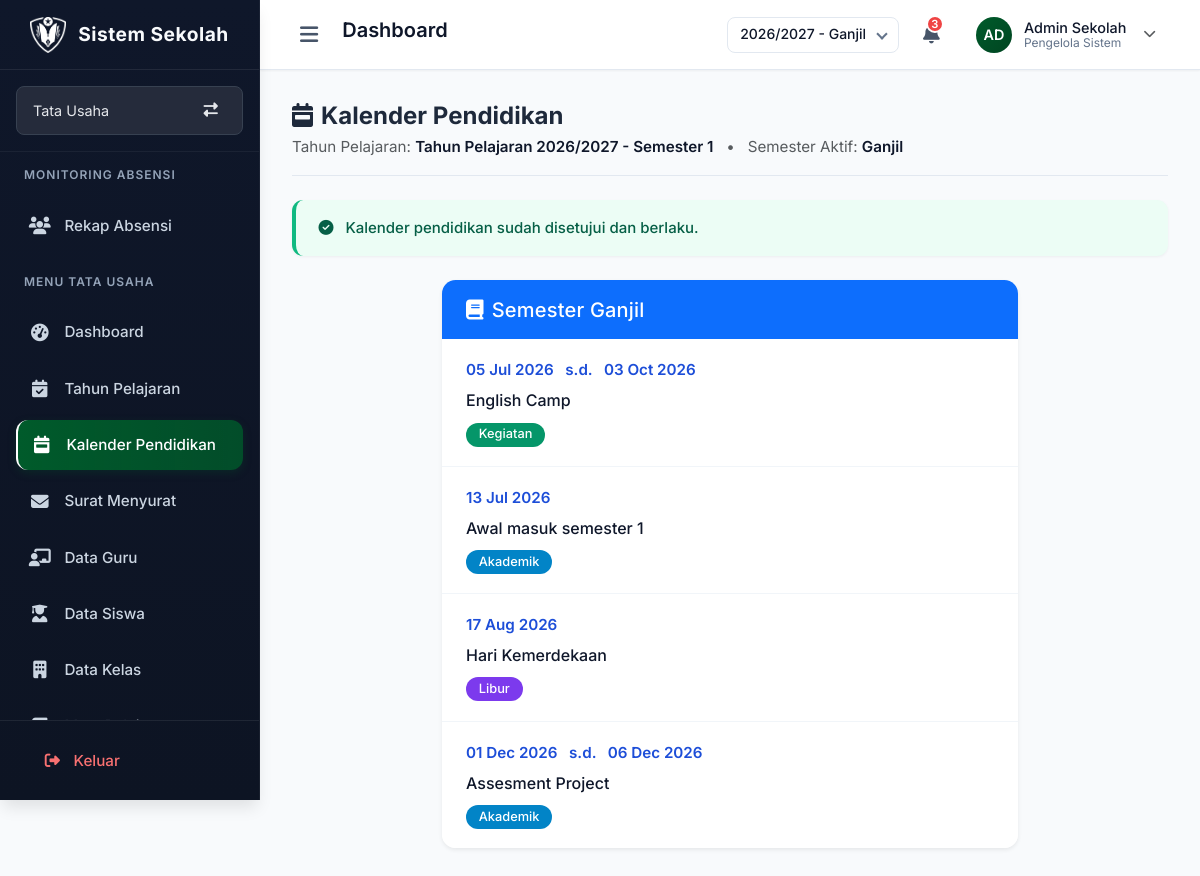
The app's page /kalender-sekolah/ (signed in) with its own data.
### models.py (models this page shows, shortened)
class User(db.Model):
    __tablename__ = 'users'
    id = db.Column(db.Integer, primary_key=True, autoincrement=True)
    username = db.Column(db.String(50), unique=True, nullable=False)
    password_hash = db.Column(db.String(255), nullable=False)
    guru_id = db.Column(db.Integer, db.ForeignKey('guru.id'), nullable=True, unique=True)
    siswa_id = db.Column(db.Integer, db.ForeignKey('siswa.id'), nullable=True, unique=True)
    jabatan = db.Column(db.String(50))
    tugas_tambahan = db.Column(db.Text)
    aktif = db.Column(db.Boolean, default=True)
    __table_args__ = (
        CheckConstraint(
            "(guru_id IS NOT NULL AND siswa_id IS NULL) OR (guru_id IS NULL AND siswa_id IS NOT NULL) OR (guru_id IS NULL AND siswa_id IS NULL)",
            name='_satu_saja_guru_atau_siswa'
        ),
    )

class TahunPelajaran(db.Model):
    __tablename__ = 'tahun_pelajaran'
    id = db.Column(db.Integer, primary_key=True)
    kode = db.Column(db.String(20), unique=True, nullable=False)
    nama = db.Column(db.String(80), nullable=False)
    tahun_mulai = db.Column(db.Integer, nullable=False)
    tahun_selesai = db.Column(db.Integer, nullable=False)
    semester = db.Column(db.Integer, nullable=False)
    aktif = db.Column(db.Boolean, default=False)
    tanggal_mulai = db.Column(db.Date, nullable=False)
    tanggal_selesai = db.Column(db.Date, nullable=False)

class KalenderPendidikan(db.Model):
    __tablename__ = 'kalender_pendidikan'
    id = db.Column(db.Integer, primary_key=True, autoincrement=True)
    nama_kegiatan = db.Column(db.String(200), nullable=False)
    tanggal_mulai = db.Column(db.Date, nullable=False)
    tanggal_selesai = db.Column(db.Date, nullable=False)
    semester = db.Column(db.String(10), nullable=False)
    jenis = db.Column(db.String(30), nullable=False)
    tahun_pelajaran_id = db.Column(db.Integer, db.ForeignKey('tahun_pelajaran.id'), nullable=False)
    disetujui = db.Column(db.Boolean, default=False)
    tahun_pelajaran = db.relationship('TahunPelajaran', backref=db.backref('daftar_kegiatan', lazy=True))

### routes/kalender_pendidikan.py (the view)
@kalender_bp.route('/kalender-sekolah/')
def halaman_kalender():
    if not session.get('logged_in'):
        return redirect(url_for('login.halaman_login'))
    user_id = session.get('user_id')
    user = User.query.get(user_id)
    if not user:
        flash("Sesi tidak valid, silakan login kembali", "danger")
        return redirect(url_for('login.halaman_login'))
    halaman_aktif = session.get('halaman_aktif', 'utama')
    asal = request.args.get('asal', '')
    if asal == 'dashboard':
        if halaman_aktif == 'utama' and user.jabatan == 'Guru':
            active_page = 'dashboard_guru'
        else:
            active_page = 'dashboard'
    else:
        active_page = 'kalender'
    tp_dipilih = TahunPelajaran.query.filter_by(kode=g.tahun_pelajaran).first() if g.tahun_pelajaran else None
    daftar_kegiatan = []
    sudah_disetujui = False
    semester_aktif = None
    if tp_dipilih:
        daftar_kegiatan = KalenderPendidikan.query.filter_by(
            tahun_pelajaran_id = tp_dipilih.id
        ).order_by(KalenderPendidikan.tanggal_mulai).all()
        sudah_disetujui = all(keg.disetujui for keg in daftar_kegiatan) if daftar_kegiatan else False
        semester_aktif = 'ganjil' if tp_dipilih.semester == 1 else 'genap'
    return render_template(
        'umum/kalender_pendidikan.html',
        halaman_aktif = halaman_aktif,
        active_page = active_page,  # ✅ Gunakan nilai yang sudah disesuaikan
        user = user,
        tahun_pelajaran = tp_dipilih.nama if tp_dipilih else 'Belum ditentukan',
        semester_aktif = semester_aktif,
        daftar_kegiatan = daftar_kegiatan,
        disetujui = sudah_disetujui,
        bisa_kelola = bisa_kelola(user, halaman_aktif),
        bisa_setujui = bisa_setujui(user)
    )

### templates/umum/kalender_pendidikan.html (shortened to what this page needs)
{% extends "layout.html" %}
{% block extra_css %}
<link rel="stylesheet" href="{{ url_for('static', filename='css/umum/kalender_pendidikan.css') }}">
{% endblock %}
{% block content %}
<div class="container-fluid px-4">
  <div class="d-flex justify-content-between align-items-center my-4 kalender-header">
    <div>
      <h2 class="mb-1"><i class="fas fa-calendar-week me-2"></i>Kalender Pendidikan</h2>
      <p class="text-muted mb-0">
        Tahun Pelajaran: <strong>{{ tahun_pelajaran }}</strong>
        {% if semester_aktif %}
          &nbsp; • &nbsp; Semester Aktif: <strong>{{ 'Ganjil' if semester_aktif == 'ganjil' else 'Genap' }}</strong>
        {% endif %}
      </p>
    </div>
  </div>
  <div class="alert {% if disetujui %}alert-success{% else %}alert-warning{% endif %} mb-4 status-kalender">
    {% if disetujui %}
      <i class="fas fa-check-circle me-2"></i> Kalender pendidikan sudah disetujui dan berlaku.
    {% else %}
      <i class="fas fa-exclamation-triangle me-2"></i> Kalender masih berupa draf, belum disahkan.
    {% endif %}
  </div>
  <div class="row g-4 justify-content-center">
    {% if semester_aktif == 'ganjil' %}
    <div class="col-md-8">
      <div class="card shadow-sm kalender-card">
        <div class="card-header bg-primary text-white">
          <h5 class="mb-0"><i class="fas fa-book me-2"></i>Semester Ganjil</h5>
        </div>
        <div class="card-body p-0">
          <ul class="list-group list-group-flush">
            {% for kegiatan in daftar_kegiatan if kegiatan.semester == 'ganjil' %}
            <li class="list-group-item kegiatan-item d-flex justify-content-between align-items-start">
                <div>
                    <div class="kegiatan-tanggal">
                        {{ kegiatan.tanggal_mulai.strftime('%d %b %Y') }}
                        {% if kegiatan.tanggal_selesai != kegiatan.tanggal_mulai %}
                            &nbsp; s.d. &nbsp; {{ kegiatan.tanggal_selesai.strftime('%d %b %Y') }}
                        {% endif %}
                    </div>
                    <div class="kegiatan-nama">{{ kegiatan.nama_kegiatan }}</div>
                    <span class="badge {% if kegiatan.jenis == 'Akademik' %}badge-akademik{% elif kegiatan.jenis == 'Libur' %}badge-libur{% elif kegiatan.jenis == 'Kegiatan' %}badge-kegiatan{% elif kegiatan.jenis == 'Hari Besar' %}badge-hari-besar{% endif %}">
                        {{ kegiatan.jenis }}
                    </span>
                </div>
            </li>
            {% else %}
            <li class="list-group-item text-center text-muted py-4">Belum ada kegiatan untuk semester ini</li>
            {% endfor %}
          </ul>
        </div>
      </div>
    </div>
    {% else %}
    <div class="col-md-8">
      <div class="alert alert-info text-center">
        <i class="fas fa-info-circle me-2"></i> Silakan pilih Tahun Pelajaran terlebih dahulu dari menu di atas.
      </div>
    </div>
    {% endif %}
  </div>
</div>
{% endblock %}

### templates/layout.html (shortened to what this page needs)
<!DOCTYPE html>
<html lang="id">
<head>
    <link rel="stylesheet" href="https://cdnjs.cloudflare.com/ajax/libs/font-awesome/6.5.2/css/all.min.css">
    <link rel="stylesheet" href="https://cdn.jsdelivr.net/npm/bootstrap@5.3.3/dist/css/bootstrap.min.css">
    <link rel="stylesheet" href="https://cdn.jsdelivr.net/npm/fullcalendar@6.1.10/index.global.min.css">
    <link rel="stylesheet" href="{{ url_for('static', filename='css/global.css') }}">
    <link rel="stylesheet" href="{{ url_for('static', filename='css/sidebar.css') }}">
    <link rel="stylesheet" href="{{ url_for('static', filename='css/header.css') }}">
    <link rel="stylesheet" href="{{ url_for('static', filename='css/btn.css') }}">
    <link rel="stylesheet" href="{{ url_for('static', filename='css/custom-select.css') }}">
    <link rel="stylesheet" href="{{ url_for('static', filename='css/custom-date.css') }}">
    <link rel="stylesheet" href="{{ url_for('static', filename='css/custom-time.css') }}">
    <link rel="stylesheet" href="{{ url_for('static', filename='css/editor_text_input.css') }}">
    <link rel="stylesheet" href="{{ url_for('static', filename='css/notif.css') }}">
    {% block extra_css %}
    {% endblock %}
</head>
<body class="dashboard-page">
    <div class="app-container">
        {% include "components/sidebar.html" %}
        <div class="main-content">
            {% include "components/header.html" %}
            <div class="content-wrapper">
                {% block content %}{% endblock %}
            </div>
        </div>
    </div>
</body>
</html>

### templates/components/sidebar.html (shortened to what this page needs)
<aside class="sidebar" id="mainSidebar">
  <div class="sidebar-header">
    <a href="/dashboard" class="sidebar-logo">
      <img src="/static/img/logo.png" alt="Logo Sekolah" width="36" height="36">
      <span>Sistem Sekolah</span>
    </a>
  </div>
  {% if g.sistem_mode == 'sekolah'
        and user.jabatan != "Admin"
        and halaman_aktif not in ['absensi', 'absensi_harian', 'absensi_wali']
        and active_page not in ['absensi', 'absensi_harian', 'absensi_wali', 'absensi_rekap', 'absensi_laporan'] %}
    {% set daftar_tugas = [] %}
    {% if user.tugas_tambahan %}
      {% if user.tugas_tambahan is string %}
        {% set daftar_tugas = user.tugas_tambahan.split(',') %}
        {% set daftar_tugas = daftar_tugas | map('trim') | list %}
      {% else %}
        {% set daftar_tugas = user.tugas_tambahan %}
      {% endif %}
    {% endif %}
    {% if daftar_tugas | length > 0 %}
    <div class="halaman-pemilih-wrapper">
      <div class="halaman-pemilih">
        <button class="btn-pemilih-halaman" id="tombolPilihHalaman">
          <span>
            {% if halaman_aktif == 'utama' %}
              {{ user.jabatan }}
            {% elif halaman_aktif == 'admin_sistem' %}
              Admin Sistem
            {% elif halaman_aktif == 'bendahara' %}
              Bendahara
            {% elif halaman_aktif == 'wali_kelas' %}
              Wali Kelas
            {% elif halaman_aktif == 'waka_kurikulum' %}
              Waka Kurikulum
            {% elif halaman_aktif == 'waka_kesiswaan' %}
              Waka Kesiswaan
            {% elif halaman_aktif == 'pembina_ekskul' %}
              Pembina Ekskul
            {% else %}
              Beralih Halaman
            {% endif %}
          </span>
          <i class="fas fa-exchange-alt me-2"></i>
        </button>
      </div>
    </div>
    {% endif %}
  {% endif %}
  <div class="sidebar-menu-wrapper">
    <nav class="sidebar-menu">
      {% if g.sistem_mode == 'sekolah'
        and (user.jabatan in ["Kepala Sekolah", "Admin", "Tata Usaha", "TU", "Bendahara"]
             or halaman_aktif == 'admin_sistem'
             or "Admin Sistem" in daftar_tugas) %}
      <div class="menu-section">
        <h5 class="menu-title">MONITORING ABSENSI</h5>
        <ul>
          <li class="menu-item">
            <a href="/monitoring-absensi" class="menu-link {% if active_page == 'monitoring_absensi' %}active{% endif %}">
              <i class="fas fa-users"></i>
              <span>Rekap Absensi</span>
            </a>
          </li>
        </ul>
      </div>
      {% endif %}
      {% if g.sistem_mode == 'sekolah' %}
        {% if user.jabatan != "Admin" %}
          {% if halaman_aktif == 'utama' %}
            {% if user.jabatan == "Guru" %}
            <div class="menu-section">
              <h5 class="menu-title">Menu Guru</h5>
              <ul>
                <li class="menu-item">
                  <a href="/dashboard-guru" class="menu-link {% if active_page == 'dashboard_guru' %}active{% endif %}">
                    <i class="fas fa-tachometer-alt"></i>
                    <span>Dashboard</span>
                  </a>
                </li>
                <li class="menu-item">
                  <a href="/jadwal" class="menu-link {% if active_page == 'jadwal' %}active{% endif %}">
                    <i class="fas fa-calendar-alt"></i>
                    <span>Jadwal Mengajar</span>
                  </a>
                </li>
                <li class="menu-item">
                  <a href="/nilai/guru" class="menu-link {% if active_page == 'nilai_guru' %}active{% endif %}">
                    <i class="fas fa-clipboard-check"></i>
                    <span>Input Nilai</span>
                  </a>
                </li>
                <li class="menu-item">
                  <a href="/absensi/guru" class="menu-link {% if active_page == 'absensi_guru' %}active{% endif %}">
                    <i class="fas fa-check-square"></i>
                    <span>Absensi</span>
                  </a>
                </li>
              </ul>
            </div>
            {% elif user.jabatan == "Tata Usaha" or user.jabatan == "TU" %}
            <div class="menu-section">
              <h5 class="menu-title">Menu Tata Usaha</h5>
              <ul>
                <li class="menu-item">
                  <a href="/dashboard" class="menu-link {% if active_page == 'dashboard' %}active{% endif %}">
                    <i class="fas fa-tachometer-alt"></i>
                    <span>Dashboard</span>
                  </a>
                </li>
                <li class="menu-item">
                  <a href="{{ url_for('umum.kelola_tahun_pelajaran') }}" class="menu-link {% if active_page == 'tahun_pelajaran' %}active{% endif %}">
                    <i class="fas fa-calendar-check"></i>
                    <span>Tahun Pelajaran</span>
                  </a>
                </li>
                <li class="menu-item">
                  <a href="{{ url_for('kalender.halaman_kalender') }}" class="menu-link {% if active_page == 'kalender' %}active{% endif %}">
                    <i class="fas fa-calendar-week"></i>
                    <span>Kalender Pendidikan</span>
                  </a>
                </li>
                <li class="menu-item">
                  <a href="/surat-menyurat" class="menu-link {% if active_page == 'surat_menyurat' %}active{% endif %}">
                    <i class="fas fa-envelope"></i>
                    <span>Surat Menyurat</span>
                  </a>
                </li>
                <li class="menu-item">
                  <a href="/guru" class="menu-link {% if active_page == 'data_guru' %}active{% endif %}">
                    <i class="fas fa-chalkboard-teacher"></i>
                    <span>Data Guru</span>
                  </a>
                </li>
                <li class="menu-item">
                  <a href="/siswa" class="menu-link {% if active_page == 'data_siswa' %}active{% endif %}">
                    <i class="fas fa-user-graduate"></i>
                    <span>Data Siswa</span>
                  </a>
                </li>
                <li class="menu-item">
                  <a href="/kelas" class="menu-link {% if active_page == 'data_kelas' %}active{% endif %}">
                    <i class="fas fa-building"></i>
                    <span>Data Kelas</span>
                  </a>
                </li>
                <li class="menu-item">
                  <a href="{{ url_for('data_mapel.halaman_daftar_mapel') }}" class="menu-link {% if active_page == 'data_mapel' %}active{% endif %}">
                    <i class="fas fa-book"></i>
                    <span>Mata Pelajaran</span>
                  </a>
                </li>
              </ul>
            </div>
            {% endif %}
          {% endif %}
        {% endif %}
      {% endif %}
    </nav>
  </div>
  <div class="sidebar-footer">
    <div class="logout">
      <a href="{% if g.sistem_mode == 'absensi' %}/logout-absensi{% else %}/logout{% endif %}" class="btn-logout">
        <i class="fas fa-sign-out-alt"></i>
        <span>Keluar</span>
      </a>
    </div>
  </div>
</aside>

### templates/components/header.html (shortened to what this page needs)
<header class="header">
  <div class="header-left">
    <button class="toggle-sidebar" id="toggleSidebar">
      <i class="fas fa-bars"></i>
    </button>
    <h2 class="page-title">Dashboard</h2>
  </div>
  <div class="header-right d-flex align-items-center gap-3">
    <div class="tahun-pemilih">
      <form action="{{ url_for('umum.ganti_tahun') }}" method="POST">
        <div class="custom-select">
        </div>
      </form>
    </div>
    <button class="notification-btn">
      <i class="fas fa-bell"></i>
      <span class="notification-badge">3</span>
    </button>
    <div class="user-profile">
      <div class="user-avatar">AD</div>
      <div class="user-info">
        <div class="user-name">Admin Sekolah</div>
        <div class="user-role">Pengelola Sistem</div>
      </div>
      <i class="fas fa-chevron-down text-muted"></i>
    </div>
  </div>
</header>

### records on screen
User: jabatan "Tata Usaha"
TahunPelajaran: nama "Tahun Pelajaran 2026/2027 - Semester 1"
KalenderPendidikan: tanggal_mulai "05 Jul 2026", tanggal_selesai "03 Oct 2026", nama_kegiatan "English Camp", jenis "Kegiatan"
KalenderPendidikan: tanggal_mulai "13 Jul 2026", nama_kegiatan "Awal masuk semester 1", jenis "Akademik"
KalenderPendidikan: tanggal_mulai "17 Aug 2026", nama_kegiatan "Hari Kemerdekaan", jenis "Libur"
KalenderPendidikan: tanggal_mulai "01 Dec 2026", tanggal_selesai "06 Dec 2026", nama_kegiatan "Assesment Project", jenis "Akademik"

### other values on screen
{{ 'Ganjil' if semester_aktif == 'ganjil' else 'Genap' }} "Ganjil"
